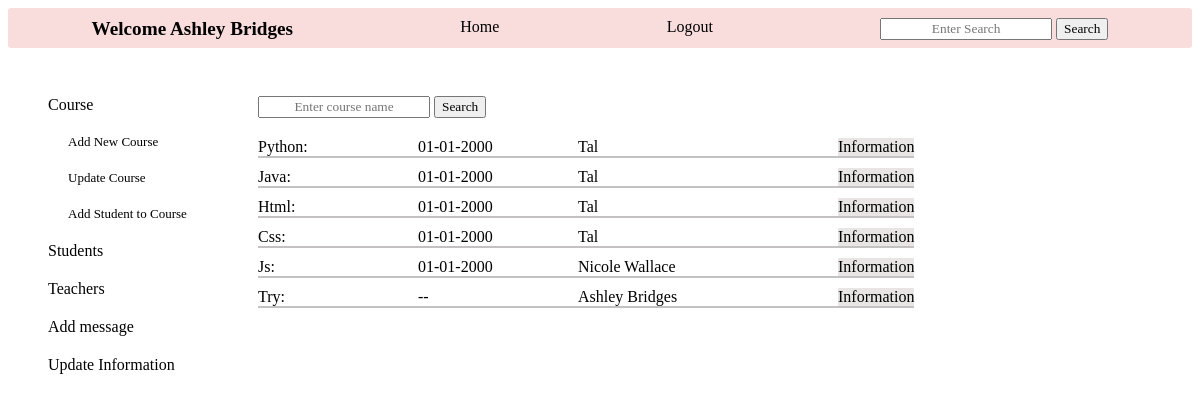
Screenshot of /admin_courses (signed in) with the database file from the repository.
### tables this page shows
CREATE TABLE courses (
        id INTEGER PRIMARY KEY,
        name TEXT NOT NULL,
        description TEXT DEFAULT "Still not updated",
        teacher_id TEXT NOT NULL DEFAULT "Still not updated",
        start TEXT DEFAULT "Still not updated",
        day TEXT DEFAULT "Still not updated",
        time TEXT DEFAULT "Still not updated", 
        FOREIGN KEY (teacher_id) REFERENCES teachers (id)
        );

CREATE TABLE teachers (
        id INTEGER PRIMARY KEY,
        name TEXT NOT NULL,
        email TEXT UNIQUE ,
        phone TEXT UNIQUE ,
        user_id INTEGER,
        FOREIGN KEY(user_id) REFERENCES new_users (id)
        );

### app.py (the view, shortened to what this page needs)
@app.route('/admin_courses',methods=['GET', 'POST'])
def admin_courses(): # courses information and actions for admin
    log=check_log()
    info=info_user()
    form=['create']
    return render_template('admin_courses.html', log=log, info=info, course_dict='', course_attend='', attend_update='', attend_date_update='', form=form, courses_teachers=courses_teachers(), admin_id=session['id'])

### app.py (called while the page is built)
def check_log(): #check if user is loged in or not
    log_result={}
    if "name" in session:
        link='/logout'
        log='Logout'
        log_result['link']=link
        log_result['log']=log
        return log_result
    else:
        link='/login'
        log='Login'
        log_result['link']=link
        log_result['log']=log
        return log_result

def info_user(): # get user info
    if "role" in session:
        info={}
        if session['role']=='admin':
            info['id']=session['id']
            info['link']=f"/administrator/{session['id']}"
            info['word']='Administrator'
            info['hello']=f"Hello {crud.admin_name(session['id'])}- what do you want to do?"
        if session['role']=='teacher':
            info['id']=session['id']
            info['link']=f"/teacher_profile/{session['id']}"
            info['word']=f"Welcome {crud.teacher_name(session['id'])}"
            info['class']='user_hello'
        if session['role']=='student':
            info['id']=session['id']
            info['link']=f"/student_profile/{session['id']}"
            info['word']=f"Welcome {crud.student_name(session['id'])}"
            info['class']='user_hello'
        return info

### crud.py (called while the page is built)
def read_all(table):
    return query(f"SELECT * FROM {table}")

def read_if(column, table, value, condition):
    return query(f"SELECT {column} FROM {table} WHERE {value}='{condition}'")

def teacher_name(teacher_id):
    name=read_if('name', 'teachers', 'id', teacher_id)
    name=name[0][0]
    return name

### functions.py (called while the page is built)
def create_courses_objects(courses: list):
    courses_objects=[classes.Course(course[0], course[1], course[2], course[3], course[4], course[5], course[6] ) for course in courses]
    for c in courses_objects:
        c.start=f'{c.start[8:]}-{c.start[5:7]}-{c.start[0:4]}'
    return courses_objects

def create_teachers_objects(teachers: list):
    teachers_objects=[classes.Teacher(teacher[0], teacher[1], teacher[2], teacher[3], teacher[4]) for teacher in teachers]
    return teachers_objects

def courses_teachers():
    courses_teachers=[]
    for course in create_courses_objects(crud.read_all('courses')):
        for teacher in create_teachers_objects(crud.read_all('teachers')):
            if course.teacher_id==str(teacher.tid):
                course_teacher=classes.Course(course.tid, course.name, course.description, teacher.name, course.start, course.day, course.time)
                courses_teachers.append(course_teacher)
    return courses_teachers

### templates/admin_courses.html (shortened to what this page needs)
{% include "admin_nav_courses.html" %}
    <div class="admin_courses_main">
        <div class="main_course_search">
            <div class="course_search">
                {% for f in form %}
                <form action="" method="POST">
                    <input type="text" name="search" placeholder="Enter course name" autofocus>
                    <input type="submit" value="Search">
                </form>
                {% endfor %}
            </div>
            <div class="courses_list">
                {% for course in courses_teachers %}
                <div class="course_info">
                    <div class="course_name"> {{course.name}}:</div>
                    <div class="course_start">{{course.start}}</div>
                    <div class="course_teacher">{{course.teacher_id}}</div>
                    <a href="/course_info/{{course.tid}}">Information</a>
                </div>
                {% endfor %}
            </div>
        </div>
    </div>
    <div class="info_more_links">
    </div>
</div>

### templates/admin_nav_courses.html (shortened to what this page needs)
{% extends "base.html" %}
{% block content %}
<div class="admin_pages">
    <div class="links">
        <div class="link"><a href="/admin_courses">Course</a></div>
            <div class="more_links">
                <div class="link"><a href="/add_course">Add New Course</a></div>
                <div class="link"><a href="/update_courses">Update Course</a></div>
                <div class="link"><a href="/course_registration">Add Student to Course</a></div>
            </div>
        <div class="link"><a href="/admin_students">Students</a></div>
        <div class="link"><a href="/admin_teachers">Teachers</a></div>
        <div class="link"><a href="/add_message">Add message</a></div>
        <div class="link"><a href="/user_info_update/{{admin_id}}">Update Information</a></div>
    </div>
{% endblock %}

### templates/base.html
{% include "header.html" %}
{% block content %}
{% endblock %}

### templates/header.html (shortened to what this page needs)
<!DOCTYPE html>
<html lang="en">
<head>
    <link rel="stylesheet" href="../static/style.css">
</head>
<body>
 <div class="navbar">
    <a href="{{info.link}}" class="{{info.class}}">{{info.word}}</a>
    <a href="/home">Home</a>
    <a href="{{log.link}}">{{log.log}}</a>
    <form action="/search" method="">
        <input type="text" name="search" placeholder="Enter Search">
        <input type="submit" value="Search">
    </form>
 </div>

### static/style.css (style rules this page uses)
input { font-family: 'Times New Roman', Times, serif; text-align: center; }
.links { display: flex; flex-direction: column; gap: 20px; margin-left: 20px; grid-column: 1; grid-row: 2; }
.link>* { text-decoration: none; color: black; }
.more_links { display: flex; flex-direction: column; gap: 20px; margin-left: 20px; font-size:small; width: 120px; }
.navbar { width: 100%; height: 40px; text-decoration: none; display: flex; justify-content: space-around; background-color: rgb(249, 220, 220); border-radius: 3px 3px 3px 3px; }
.navbar>* { text-decoration: none; color: black; height: max-content; margin-top: 10px; }
.user_hello { font-weight: bolder; font-size: larger; }
.admin_pages { display: grid; grid-template-columns: max-content max-content; grid-template-rows: max-content max-content; column-gap: 70px; row-gap: 10px; margin-left: 20px; }
.info_more_links { display: flex; gap: 5px; grid-row: 1; grid-column: 2; height: 18px; margin-left: 320px; }
.admin_courses_main { grid-column: 2; grid-row: 2; display: flex; }
.main_course_search { display: flex; flex-direction: column; gap:20px; }
.courses_list { display: flex; flex-direction: column; gap:10px; }
.course_info { display: flex; gap: 10px; justify-content: left; border-bottom: solid; border-width: 2px; border-color: rgb(195, 193, 193); }
.course_info>a { text-decoration: none; color: black; background-color: rgb(233, 229, 229); }
.course_name { width: 150px; }
.course_start { width:150px ; }
.course_teacher { width: 250px; }

### rows the page displays
courses: name "Python"
teachers: teacher_id "Tal" "Tal" "Tal" "Tal"
courses: name "Java"
courses: name "Html"
courses: name "Css"
courses: name "Js"
teachers: teacher_id "Nicole Wallace"
courses: name "Try"
teachers: teacher_id "Ashley Bridges"

### other values shown
{{ info.word }} "Welcome Ashley Bridges"
{{ log.log }} "Logout"
{{ course.start }} "01-01-2000" "01-01-2000" "01-01-2000" "01-01-2000" "01-01-2000" "--"
